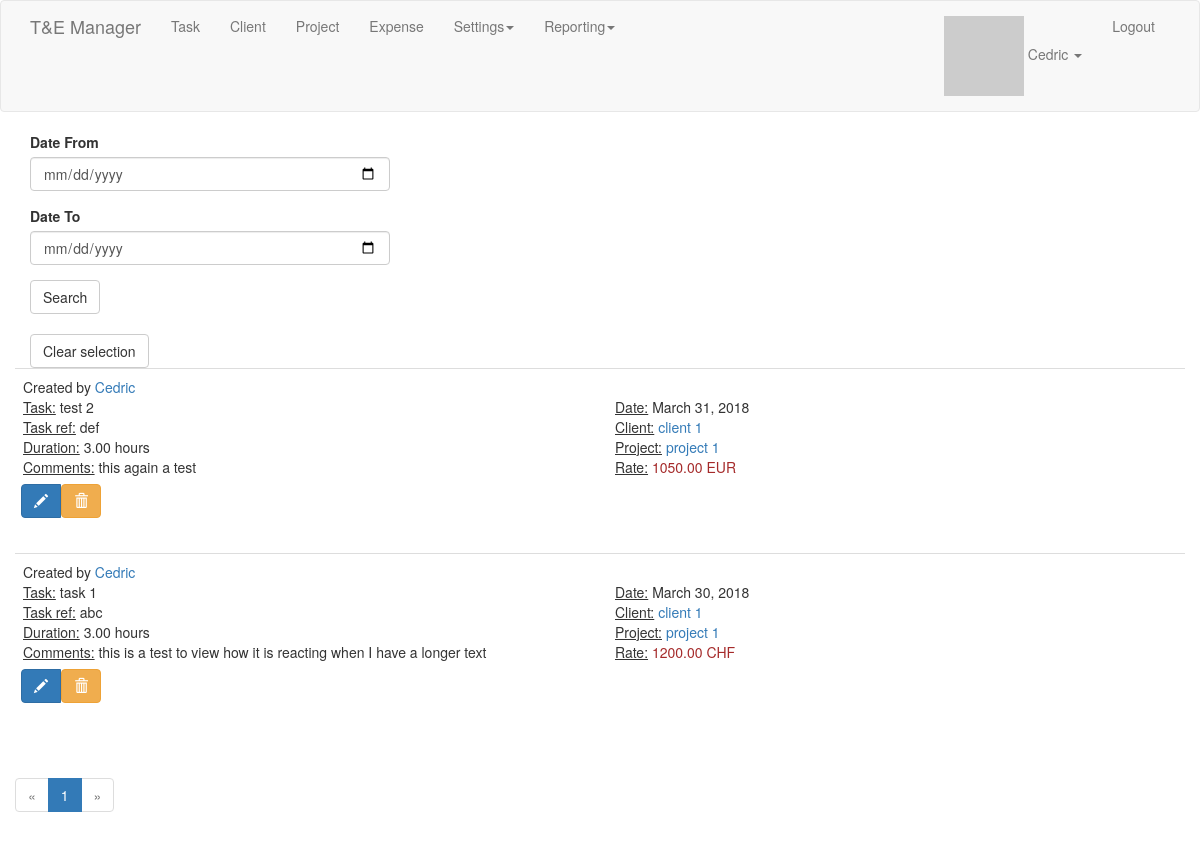
The app's page /my_tasks (signed in) with its own data.
### app/models.py (models this page shows, shortened)
class User(UserMixin, db.Model):
    id = db.Column(db.Integer, primary_key=True)
    username = db.Column(db.String(64), index=True, unique=True)
    email = db.Column(db.String(120), index=True, unique=True)
    password_hash = db.Column(db.String(128))
    tasks = db.relationship('Task', backref='user_task', lazy='dynamic')
    about_me = db.Column(db.String(140))
    last_seen = db.Column(db.DateTime, default=datetime.utcnow)
    followed = db.relationship(
        'User', secondary=followers,
        primaryjoin=(followers.c.follower_id == id),
        secondaryjoin=(followers.c.followed_id == id),
        backref=db.backref('followers', lazy='dynamic'), lazy='dynamic')
    clients = db.relationship('Client', backref='user_client', lazy='dynamic')
    projects = db.relationship('Project', backref='user_project', lazy='dynamic')
    role_id = db.Column(db.Integer, db.ForeignKey('role.id'))
    def avatar(self, size):
        digest = md5(self.email.lower().encode('utf-8')).hexdigest()
        return 'https://www.gravatar.com/avatar/{}?d=identicon&s={}'.format(digest, size)
    def my_tasks(self):
        own = Task.query.filter_by(user_id=self.id)
        return own.order_by(Task.date.desc(), Task.client_id.asc(), Task.task_ref.asc())

class Task(db.Model):
    id = db.Column(db.Integer, primary_key=True)
    name = db.Column(db.String(64), index=True)
    user_id = db.Column(db.Integer, db.ForeignKey('user.id'))
    task_ref = db.Column(db.String(16))
    duration = db.Column(db.DECIMAL(4, 2))
    date = db.Column(db.Date, index=True)
    comment = db.Column(db.Text())
    rate = db.Column(db.DECIMAL(6, 2))
    client_id = db.Column(db.Integer, db.ForeignKey('client.id'))
    project_id = db.Column(db.Integer, db.ForeignKey('project.id'))
    currency_id = db.Column(db.Integer, db.ForeignKey('currency.id'))

class Client(db.Model):
    id = db.Column(db.Integer, primary_key=True)
    name = db.Column(db.String(64), index=True)
    user_id = db.Column(db.Integer, db.ForeignKey('user.id'))
    address = db.Column(db.String(128))
    colour = db.Column(db.String(16))
    tasks = db.relationship('Task', backref='client_task', lazy='dynamic')
    projects = db.relationship('Project', backref='client_project', lazy='dynamic')

class Project(db.Model):
    id = db.Column(db.Integer, primary_key=True)
    name = db.Column(db.String(64), index=True)
    description = db.Column(db.String(128))
    tasks = db.relationship('Task', backref='project_task', lazy='dynamic')
    user_id = db.Column(db.Integer, db.ForeignKey('user.id'))
    client_id = db.Column(db.Integer, db.ForeignKey('client.id'))
    colour = db.Column(db.String(16))

class Currency(db.Model):
    id = db.Column(db.Integer, primary_key=True)
    name = db.Column(db.String(4), index=True, unique=True)
    description = db.Column(db.String(64))
    default_curr = db.Column(db.Boolean())
    tasks = db.relationship('Task', backref='currency_task', lazy='dynamic')

### app/tasks/routes.py (the view)
@bp.route('/my_tasks', methods=['GET', 'POST'])
@login_required
def my_tasks():
    task_search = current_user.my_tasks()
    form = ListTaskForm()
    if form.validate_on_submit():
        date_from = form.date_from.data
        date_to = form.date_to.data
        task_search = task_search.filter(func.date(Task.date) >= date_from, func.date(Task.date) <= date_to)
    page = request.args.get('page', 1, type=int)
    pagination = task_search.paginate(page, current_app.config['TASKS_PER_PAGE'], False)
    tasks = pagination.items
    return render_template('tasks/my_tasks.html', title='My Tasks', tasks=tasks, pagination=pagination, form=form)

### app/tasks/forms.py
class ListTaskForm(FlaskForm):
    date_from = DateField('Date From', validators=[DataRequired()], format='%d/%m/%Y', id='from_date_picker')
    date_to = DateField('Date To', validators=[DataRequired()], format='%d/%m/%Y', id='to_date_picker')
    submit = SubmitField('Search')

### app/main/__init__.py (called while the page is built)
@bp.app_context_processor
def inject_permissions():
    return dict(Permission=Permission)

### app/main/routes.py (called while the page is built)
@bp.before_app_request
def before_request():
    if current_user.is_authenticated:
        current_user.last_seen = datetime.utcnow()
        db.session.commit()

### app/models.py (called while the page is built)
@login.user_loader
def load_user(id):
    return User.query.get(int(id))

### app/templates/tasks/my_tasks.html (shortened to what this page needs)
{% extends "base.html" %}
{% import 'bootstrap/wtf.html' as wtf %}
{% import "_macros.html" as macros %}
{% block app_content %}
    <div class="row">
        <div class="col-md-4">
            {{ wtf.quick_form(form) }}<br>
            <a href="{{ url_for('tasks.my_tasks') }}"><button type="submit" class="btn btn-default">Clear selection</button></a>
        </div>
        {% for task in tasks %}
            {% include 'tasks/_task.html' %}
        {% endfor %}
        <div class="pagination">
            {{ macros.pagination_widget(pagination, 'tasks.my_tasks') }}
        </div>
    </div>
{% endblock %}
{% block scripts %}
    {{ super() }}
{% endblock %}

### app/templates/base.html (shortened to what this page needs)
{% extends 'bootstrap/base.html' %}
{% block navbar %}
    <nav class="navbar navbar-default">
        <div class="container">
            <div class="navbar-header">
                {% if current_user.is_authenticated %}
                <a class="navbar-brand" href="{{ url_for('main.index') }}">T&E Manager</a>
                {% else %}
                <a class="navbar-brand" href="{{ url_for('auth.login') }}">T&E Manager</a>
                {% endif %}
            </div>
            <div class="collapse navbar-collapse" id="bs-example-navbar-collapse-1">
                <ul class="nav navbar-nav">
                    {% if current_user.is_authenticated %}
                    <li><a href="{{ url_for('tasks.add_task') }}">Task</a></li>
                    <li><a href="{{ url_for('clients.add_client') }}">Client</a></li>
                    <li><a href="{{ url_for('projects.add_project') }}">Project</a></li>
                    <li><a href="#">Expense</a></li>
                    <li class="dropdown"><a href="#" class="dropdown-toggle" data-toggle="dropdown">Settings<b class="caret"></b></a>
                    <li class="dropdown"><a href="#" class="dropdown-toggle" data-toggle="dropdown">Reporting<b class="caret"></b></a>
                    </li>
                    {% endif %}
                </ul>
                <ul class="nav navbar-nav navbar-right">
                    {% if current_user.is_anonymous %}
                    <li><a href="{{ url_for('auth.register') }}">Register</a></li>
                    <li><a href="{{ url_for('auth.login') }}">Login</a></li>
                    {% else %}
                    <li class="dropdown"><a href="#" class="dropdown-toggle" data-toggle="dropdown"><img src="{{ current_user.avatar(size=18) }}"> {{ current_user.username }} <b class="caret"></b></a>
                    </li>
                    <li><a href="{{ url_for('auth.logout') }}">Logout</a></li>
                    {% endif %}
                </ul>
            </div>
        </div>
    </nav>
{% endblock %}
{% block content %}
    <div class="container">
        {% block app_content %}{% endblock %}
    </div>
{% endblock %}
{% block scripts %}
    <link rel="stylesheet" type="text/css" href="{{ url_for('static', filename='bootstrap-datetimepicker.min.css') }}" />
    <link href="https://gitcdn.github.io/bootstrap-toggle/2.2.2/css/bootstrap-toggle.min.css" rel="stylesheet">
{% endblock %}

### app/templates/tasks/_task.html
<table class="table table-hover">
    <tr>
        <td>
            Created by <a href="{{ url_for('main.user', username=task.user_task.username) }}">{{ task.user_task.username }}</a>
            <div class="row">
                <div class="col-md-6">
                    <u>Task:</u> {{ task.name }}<br>
                    <u>Task ref:</u> {{ task.task_ref }}<br>
                    <u>Duration:</u> {{ task.duration }} hours<br>
                    {% autoescape false %}
                    <u>Comments:</u> {{ task.comment | replace("\n", "<br/>") }}<br>
                    {% endautoescape %}
                </div>
                <div class="col-md-6">
                    <u>Date:</u> {{ moment(task.date).format('LL') }}<br>
                    <u>Client:</u> <a href="{{ url_for('clients.edit_client', id=task.client_task.id) }}">{{ task.client_task.name }}</a><br>
                    <u>Project:</u> <a href="{{ url_for('projects.edit_project', id=task.project_task.id) }}">{{ task.project_task.name }}</a><br>
                    <u>Rate:</u> <span style="color: brown;">{{ task.rate }} {{ task.currency_task.name }}</span><br>
                </div>
            </div>
            <div class="row">
                {% if current_user.is_administrator %}
                <div class="btn btn-group">
                    <a class="btn btn-primary" href="{{ url_for('tasks.edit_task', id=task.id) }}"><span class="glyphicon glyphicon-pencil"></span></a>
                    <form method="post" action="{{ url_for('tasks.delete_task', id=task.id) }}"><button type="submit" class="btn btn-warning"><span class="glyphicon glyphicon-trash"></span></button></form>
                </div>
                {% endif %}
            </div>
        </td>
    </tr>
</table>

### records on screen
User: username "Cedric"
Task: user_task.username "Cedric", name "test 2", task_ref "def", duration "3.00", comment "this again a test", date "March 31, 2018", client_task.name "client 1", project_task.name "project 1", rate "1050.00", currency_task.name "EUR"
Task: user_task.username "Cedric", name "task 1", task_ref "abc", duration "3.00", comment "this is a test to view how it is reacting when I have a longer text", date "March 30, 2018", client_task.name "client 1", project_task.name "project 1", rate "1200.00", currency_task.name "CHF"

### other values on screen
{{ p }} "1"
